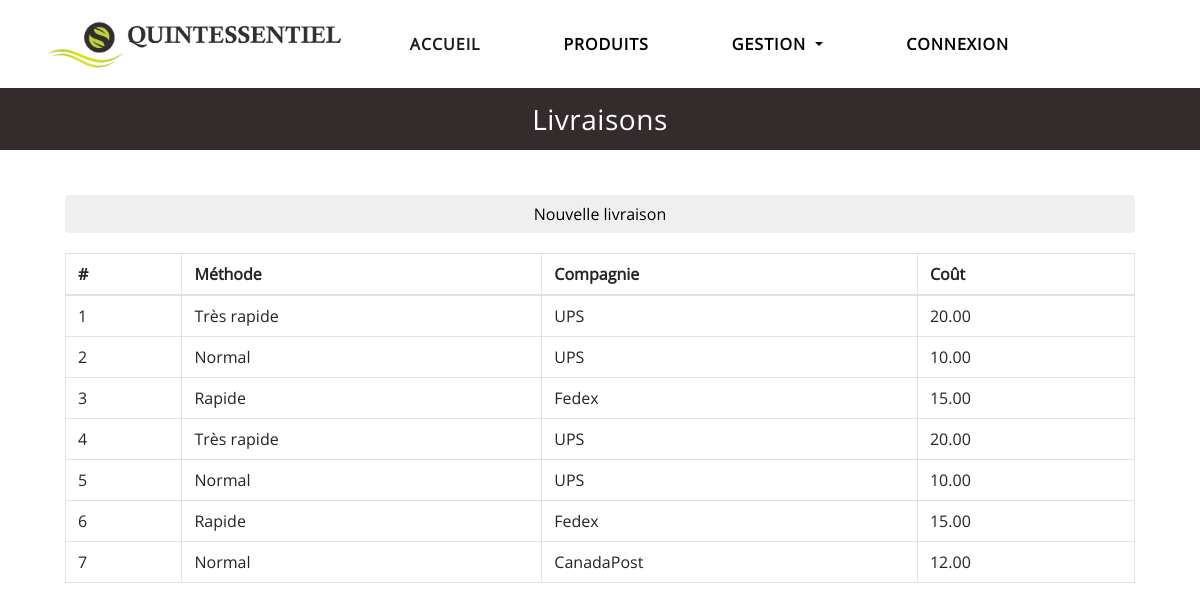
The page /shipping.php on the database as committed earlier.
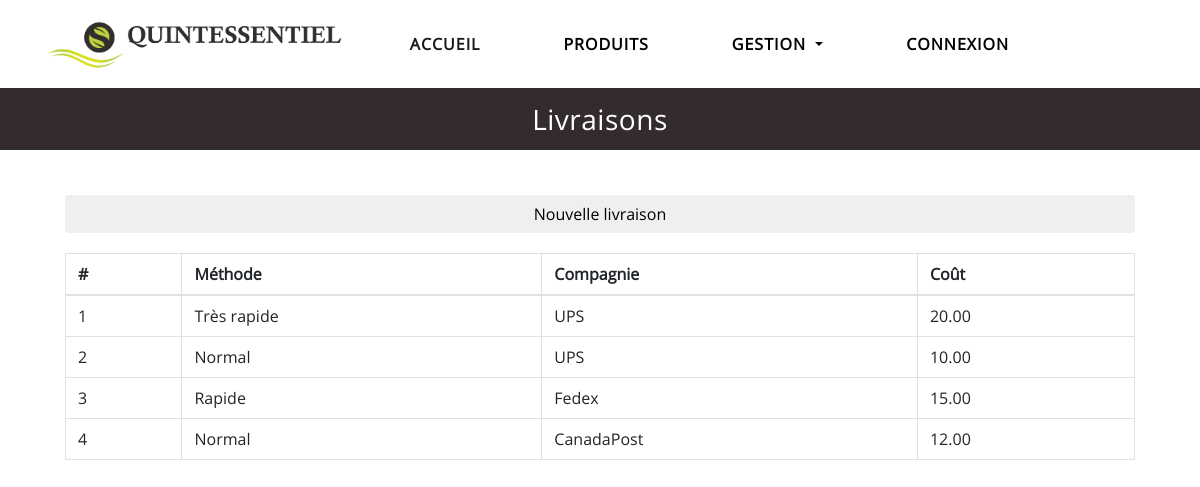
The same page on the database as committed later.
### tables this page shows
CREATE TABLE shipping_method (
	id_method INT NOT NULL AUTO_INCREMENT,
	id_company INT NOT NULL,
	name VARCHAR(255) NOT NULL,
	price DECIMAL(7,2) NOT NULL DEFAULT 0.00,
	PRIMARY KEY (id_method),
	FOREIGN KEY (id_company) REFERENCES shipping_company(id_company)
);

CREATE TABLE shipping_company (
	id_company INT NOT NULL AUTO_INCREMENT,
	name VARCHAR(255) NOT NULL,
	PRIMARY KEY (id_company)
);

### phpScripts/MgrDbConnection.php (called while the page is built, shortened)
<?php
class MgrDbConnection
{
    public function __construct($dbname, $username, $password, $err)
    {
        try {
            $this->dbConn = new PDO("mysql:host=localhost;dbname=" . $dbname. ";charset=utf8", $username, $password);
        } catch (PDOException $e) {
            throw new Exception("Error creating the DB Connection" . $e->getMessage());
        }
    }
}

### phpScripts/QueryEngine.php (called while the page is built, shortened)
<?php
require_once 'MgrDbConnection.php';
class QueryEngine
{
    private $db;
    public function __construct()
    {
        $this->db = new MgrDbConnection("quintessentieldb", "root", "", true);
    }
    public function executeQuery($queryString, $parametersMap=[])
    {
        $conn = $this->db->getDbConn();
        $query = $queryString;
        $loading = $conn->prepare($query);
        try {
            if (!$loading->execute()) {
                throw new Exception("Error");
            } else {
                return $loading;
            }
        } catch (Exception $e) {
            return false;
        }
    }
}

### phpScripts/Shipping/MgrShipping.php (called while the page is built, shortened)
<?php
	require_once __DIR__ . '/Shipping.php';
	require_once __DIR__ . '/../QueryEngine.php';
	class MgrShipping
	{
		private $query_engine;
		function __construct()
		{
			$this->query_engine = new QueryEngine();
		}
		public function getAllShippingsMethod()
		{
			$query = "SELECT `shipping_method`.`id_method`,`shipping_method`.`name` AS 'method_name', shipping_company.name AS 'company_name', price FROM `shipping_method` INNER JOIN shipping_company on shipping_company.id_company = shipping_method.id_company";
			$resultSet = $this->query_engine->executeQuery($query);
			return $resultSet;
		}
	}
?>

### phpScripts/Shipping/CtrlShipping.php (the view, shortened to what this page needs)
<?php
	require_once __DIR__ . '/Shipping.php';
	require_once __DIR__ . '/MgrShipping.php';
	require_once __DIR__ . '/../QueryEngine.php';
	class CtrlShipping
	{
		private $mgrshipping;
		function __construct()
		{
			$this->mgrshipping = new MgrShipping();
		}
		public function loadAllShippingTable()
		{
			$shippings = $this->mgrshipping->getAllShippingsMethod();
			foreach ($shippings as $row) {
				$element = "<tr class=\"order\" onclick='openModalTable(this)'>";
				$element .= "<td id=\"" . $row['id_method'] . "\">". $row['id_method'] ."</td>";
				$element .= "<td id=\"" . $row['id_method'] . "\">". $row['method_name'] ."</td>";
				$element .= "<td id=\"" . $row['id_method'] . "\">". $row['company_name'] ."</td>";
				$element .= "<td id=\"" . $row['id_method'] . "\">". $row['price'] ."</td>";
				$element .= "</tr>";
				echo $element;
			}
		}
	}
?>

### shipping.php (shortened to what this page needs)
<?php
  include_once "phpScripts/Shipping/CtrlShipping.php";
?>
<!DOCTYPE html>
<html lang="en">
<head>
</head>
<body onload="shipOnLoad()">
  <div class="page-title-bar">
    <h1>Livraisons</h1>
  </div>
 <div class="recipes-wrapper table-responsive">
  <button type="button" class="btn" id="new-ship">Nouvelle livraison</button>
      <table class="table table-bordered table-hover">
        <thead class="thead-light">
          <tr>
            <td>#</td>
            <td>Méthode</td>
            <td>Compagnie</td>
            <td>Coût</td>
          </tr>
        </thead>
        <tbody id="products">
        <?php
          $ctrl = new CtrlShipping();
          $ctrl->loadAllShippingTable();
        ?>
        </tbody>
      </table>
</div>
</body>
</html>

### css/style_index.css (style rules this page uses)
html, body, div, span, applet, object, iframe, h1, h2, h3, h4, h5, h6, p, blockquote, pre, a, abbr, acronym, address, big, cite, code, del, dfn, em, img, ins, kbd, q, s, samp, small, strike, strong, sub, sup, tt, var, b, u, i, center, dl, dt, dd, ol, ul, li, fieldset, form, label, legend, table, caption, tbody, tfoot, thead, tr, th, td, article, aside, canvas, details, embed, figure, figcaption, footer, header, hgroup, menu, nav, output, ruby, section, summary, time, mark, audio, video { margin: 0; padding: 0; border: 0; vertical-align: baseline; }
article, aside, details, figcaption, figure, footer, header, hgroup, menu, nav, section { display: block; }
body { line-height: 1; }
ol, ul { list-style: none; }
table { border-collapse: collapse; border-spacing: 0; }
* { box-sizing: border-box; }
body { font-family: 'OpenSans', Arial, Helvetica, sans-serif; padding:0; overflow-x: hidden; }
img { max-width: 100%; height: auto; }
.recipes-wrapper { max-width: 90% !important; margin: 30px auto; padding: 15px 5px; display: flex; flex-direction: column; }
.thead-light { font-weight: 600; }
.recipes-wrapper .btn { margin-bottom: 20px; }
.img-logo-nav { width: 350px; max-width: 100%; height: auto; display: block; margin: 5px 30px; }
.navbar-light { background-color: #fff !important; }
.navbar-nav { margin-right: 100px; padding:0; }
.navbar-light .navbar-nav .nav-link { margin-right: 50px; }
.navbar-light .navbar-nav .nav-link { padding-right: 25px; color: #000; text-transform: uppercase; letter-spacing: 1px; font-weight: 600; }
.page-title-bar { background-color: #342c2c; padding: 17px 20px; }
.page-title-bar h1 { text-align: center; color: #fff; font-size: 28px; font-weight: 500; letter-spacing: 0.5px; line-height: 28px; margin: 0; }

Rows that differ between the two databases and show on the page:
removed shipping_method: id_method "5", name "Normal", id_company.name "UPS", price "10.00"
removed shipping_method: id_method "6", name "Rapide", id_company.name "Fedex", price "15.00"
removed shipping_method: id_method "7", name "Normal", id_company.name "CanadaPost", price "12.00"
changed shipping_method id 4: name "Très rapide" → "Normal"; id_company.name "UPS" → "CanadaPost"; price "20.00" → "12.00"
